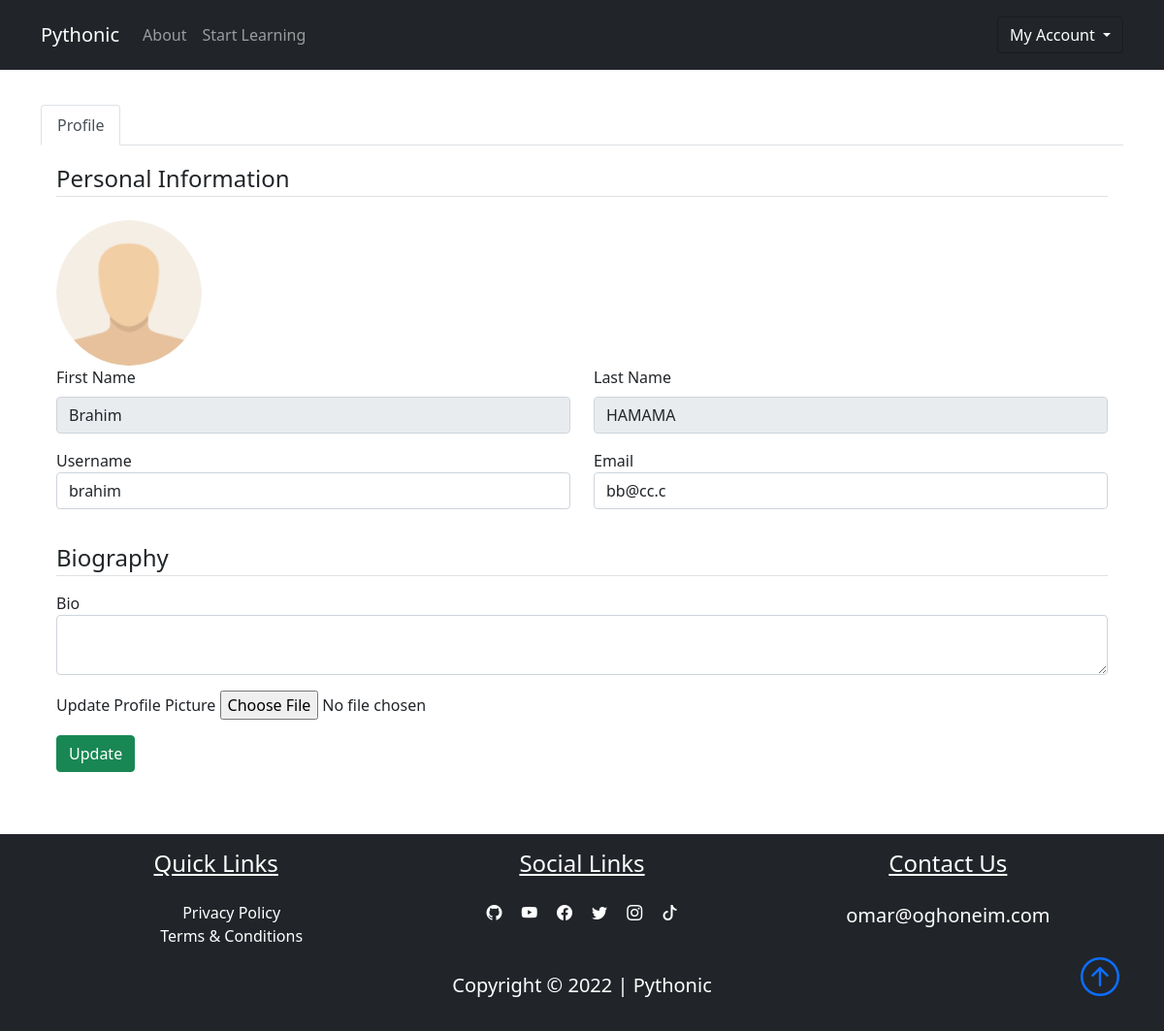
The page /dashboard (signed in) on the database its author committed.
### pythonic/models.py (models this page shows, shortened)
class User(db.Model, UserMixin):
    id = db.Column(db.Integer, primary_key=True)
    fname = db.Column(db.String(25), nullable=False)
    lname = db.Column(db.String(25), nullable=False)
    username = db.Column(db.String(25), unique=True, nullable=False)
    email = db.Column(db.String(125), unique=True, nullable=False)
    image_file = db.Column(db.String(20), nullable=False, default='default.png')
    bio = db.Column(db.Text, nullable=True)
    password = db.Column(db.String(60), nullable=False)
    lessons = db.relationship('Lesson', backref='autor', lazy=True)

### pythonic/routes.py (the view)
@app.route('/dashboard', methods=['GET', 'POST'])
@login_required
def dashboard():
    profile_form = UpdateProfileForm()
    if profile_form.validate_on_submit():
        if profile_form.picture.data:
            picture_file = save_picture(profile_form.picture.data)
            current_user.image_file = picture_file
        current_user.username = profile_form.username.data
        current_user.email = profile_form.email.data
        current_user.bio = profile_form.bio.data
        db.session.commit()
        flash('Your profile has been updated', 'success')
        return redirect(url_for("dashboard"))
    elif request.method == "GET":
        profile_form.username.data = current_user.username
        profile_form.email.data = current_user.email
        profile_form.bio.data = current_user.bio
    image_file = url_for('static', filename=f"user_pics/{current_user.image_file}")
    return render_template('dashboard.html', title="Dashboard", profile_form = profile_form, image_file = image_file)

### pythonic/forms.py (shortened to what this page needs)
class UpdateProfileForm(FlaskForm):
    username = StringField('Username', validators=[DataRequired(), Length(min=5, max=25)])
    email = StringField('Email', validators=[DataRequired(), Email()])
    bio = TextAreaField('Bio')
    picture = FileField("Update Profile Picture", validators=[FileAllowed(['jpg', 'png'])])
    submit = SubmitField('Update')

### pythonic/models.py (called while the page is built)
@login_manager.user_loader
def load_user(user_id):
    return User.query.get(int(user_id))

### pythonic/template/dashboard.html (shortened to what this page needs)
{%extends "layout.html" %}
{%block content %}
<section>
    <div class="container my-5">
        <nav>
            <div class="nav nav-tabs" id="tablist">
                <button class="nav-link active" id ="nav-profile-tab" data-bs-toggle="tab" data-bs-target="#nav-profile" type="button" role="tab" aria-controls="nav-profile" aria-selected="true">
                    Profile
                </button>
            </div>
        </nav>
        <div class="tab-content" id="nav-tabContent">
            <div class="tab-pane show active fade p-3" id="nav-profile" role="tabpanel" aria-labelledby="nav-profile-tab">
                <form action=" " method="POST" enctype="multipart/form-data">
                    <fieldset class='form-group'>
                        <legend class='border-bottom mb-4'>Personal Information</legend>
                        <img class="rounded-circle user-img" src="{{image_file}}" alt="">
                        <div class='form-group'>
                            <div class="row mb-3">
                                <div class="col">
                                    <label for="fname" class="form-label">First Name</label>
                                    <input class="form-control" type="text" value="{{current_user.fname}}" id="fname" readonly>
                                </div>
                                <div class="col">
                                    <label for="lname" class="form-label">Last Name</label>
                                    <input class="form-control" type="text" value="{{current_user.lname}}" id="lname" readonly>
                                </div>
                            </div>
                            <div class="row mb-3">
                                <div class="col">
                                    {{profile_form.username.label(class="form-control-label")}}
                                    {%if profile_form.username.errors%}
                                        {{profile_form.username(class="form-control form-control-lg is-invalid")}}
                                        <div class="invalid-feedback">
                                            {%for error in profile_form.username.errors%}
                                                <span class="alert">{{error}}</span>
                                            {%endfor%}
                                        </div>
                                    {%else%}
                                        {{profile_form.username(class="form-control form-control")}}
                                    {%endif%}
                                </div>
                                <div class="col">
                                    {{profile_form.email.label(class="form-control-label")}}
                                    {%if profile_form.email.errors%}
                                        {{profile_form.email(class="form-control form-control-lg is-invalid")}}
                                        <div class="invalid-feedback">
                                            {%for error in profile_form.email.errors%}
                                                <span class="alert">{{error}}</span>
                                            {%endfor%}
                                        </div>
                                    {%else%}
                                        {{profile_form.email(class="form-control form-control")}}
                                    {%endif%}
                                </div>
                            </div>
                        </div>
                    </fieldset>
                    <fieldset>
                        <legend class="border-bottom my-3">Biography</legend>
                        <div class="form-group">
                            <div class="my-3">
                                {{profile_form.bio.label(class='form-control-label')}}
                                {{profile_form.bio(class='form-control')}}
                            </div>
                            <div class="mb-3">
                                {{profile_form.picture.label}}
                                {{profile_form.picture(class='form-control-file')}}
                            </div>
                            <div class="col-12">
                                <button class="btn btn-success" type="submit">Update</button>
                            </div>
                        </div>
                    </fieldset>
                </form>
            </div>
        </div>
    </div>
</section>
{%endblock content%}

### pythonic/template/layout.html (shortened to what this page needs)
<!DOCTYPE html>
<html lang="en">
  <head>
    <link
      rel="stylesheet"
      href="https://cdn.jsdelivr.net/npm/bootstrap-icons@1.10.4/font/bootstrap-icons.css"
    />
    <link
      href="https://cdn.jsdelivr.net/npm/bootstrap@5.1.3/dist/css/bootstrap.min.css"
      rel="stylesheet"
    />
    <link
      rel="stylesheet"
      type="text/css"
      href="{{url_for('static', filename='main.css')}}"
    />
    <link
      rel="stylesheet"
      type="text/css"
      href="{{url_for('static', filename='style.css')}}"
    />
  </head>
  <body class="d-flex flex-column min-vh-100">
    <nav class="navbar navbar-expand-lg bg-dark navbar-dark py-3 fixed-top">
      <div class="container">
        <a href="{{url_for('home')}}" class="navbar-brand">Pythonic</a>
        <div class="collapse navbar-collapse" id="navmenu">
          <ul class="navbar-nav">
            <li class="nav-item">
              <a href="{{url_for('about')}}" class="nav-link">About</a>
            </li>
            <li class="nav-item">
              <a href="#learn" class="nav-link">Start Learning</a>
            </li>
          </ul>
          <ul class="navbar-nav ms-auto">
            {% if current_user.is_authenticated %}
              <div class="dropdown show">
                <button class="btn btn-dark bg-dark dropdown-toggle" type="button" id="dropdownMenuButton1" data-bs-toggle="dropdown" aria-expanded="false">
                  My Account
                </button>
              </div>
              {%endif%}
          </ul>
        </div>
      </div>
    </nav>
    {%block content%} {%endblock%}
    <footer class="bg-dark mt-auto">
      <div class="container p-3">
        <div class="row text-center text-white">
          <div class="col-md-12 col-lg-4 pb-2">
            <h4 class="text-center text-decoration-underline">Quick Links</h4>
            <ul class="nobull pt-3">
              <li><a href="#" class="link text-white">Privacy Policy</a></li>
              <li>
                <a href="#" class="link text-white">Terms & Conditions</a>
              </li>
            </ul>
          </div>
          <div class="col-md-12 col-lg-4">
            <h4 class="text-center text-decoration-underline pb-3">
              Social Links
            </h4>
            <a href="#" class="text-white p-2"><i class="bi-github"></i></a>
            <a href="#" class="text-white p-2"><i class="bi-youtube"></i></a>
            <a href="#" class="text-white p-2"><i class="bi-facebook"></i></a>
            <a href="#" class="text-white p-2"><i class="bi-twitter"></i></a>
            <a href="#" class="text-white p-2"><i class="bi-instagram"></i></a>
            <a href="#" class="text-white p-2"><i class="bi-tiktok"></i></a>
          </div>
          <div class="col-md-12 col-lg-4 pb-2">
            <h4 class="text-center text-decoration-underline pb-3">
              Contact Us
            </h4>
            <p class="lead">omar@oghoneim.com</p>
          </div>
        </div>
        <div class="col text-white text-center position-relative">
          <p class="lead font-weight-bold">Copyright &copy; 2022 | Pythonic</p>
          <a href="#" class="position-absolute bottom-0 end-0">
            <i class="bi bi-arrow-up-circle h1"></i>
          </a>
        </div>
      </div>
    </footer>
  </body>
</html>

### pythonic/static/main.css (style rules this page uses)
body::before { display: block; content: ''; height: 60px; }
.user-img { height: 150px; width: 150px; margin-right: 8px; }
.link { text-decoration: none; }
.nobull { list-style-type: none; }

### rows shown on the page
User: fname "Brahim", lname "HAMAMA", username "brahim", email "bb@cc.c"

### other values the page prints
{{ profile_form.username.label(class="form-control-label") }} "Username"
{{ profile_form.email.label(class="form-control-label") }} "Email"
{{ profile_form.bio.label(class='form-control-label') }} "Bio"
{{ profile_form.picture.label }} "Update Profile Picture"
